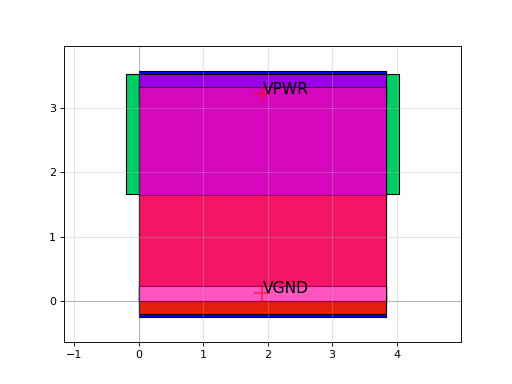

Here is the Python script that generated this plot:
import sky130

c = sky130.components.sky130_fd_sc_hs__fill_8()
c.plot()
